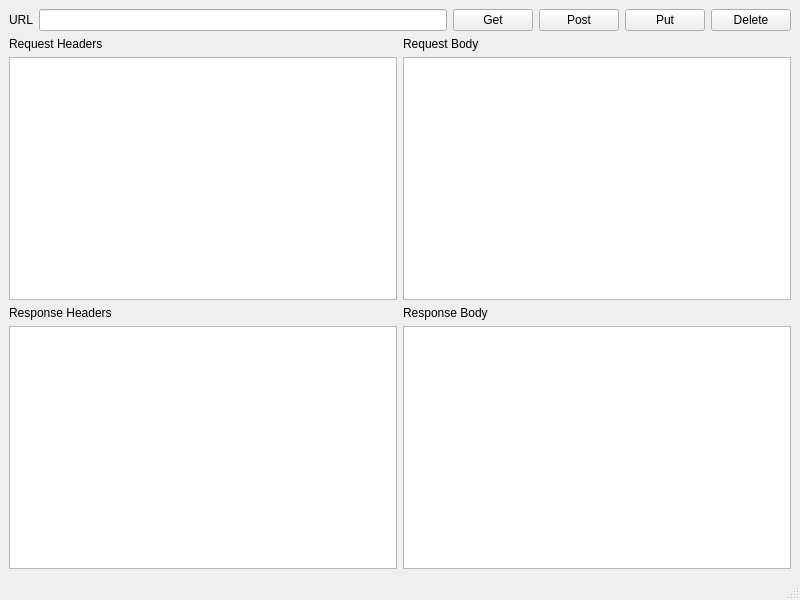
<?xml version="1.0" encoding="UTF-8"?>
<ui version="4.0">
 <class>MainWindow</class>
 <widget class="QMainWindow" name="MainWindow">
  <property name="geometry">
   <rect>
    <x>0</x>
    <y>0</y>
    <width>800</width>
    <height>600</height>
   </rect>
  </property>
  <property name="windowTitle">
   <string>MainWindow</string>
  </property>
  <widget class="QWidget" name="centralwidget">
   <layout class="QGridLayout" name="gridLayout">
    <item row="0" column="0" colspan="2">
     <layout class="QHBoxLayout" name="horizontalLayout_4">
      <item>
       <layout class="QHBoxLayout" name="horizontalLayout_2">
        <item>
         <widget class="QLabel" name="label_3">
          <property name="text">
           <string>URL</string>
          </property>
         </widget>
        </item>
        <item>
         <widget class="QLineEdit" name="lineEdit_url"/>
        </item>
       </layout>
      </item>
      <item>
       <layout class="QHBoxLayout" name="horizontalLayout">
        <item>
         <widget class="QPushButton" name="pushButton_get">
          <property name="text">
           <string>Get</string>
          </property>
         </widget>
        </item>
        <item>
         <widget class="QPushButton" name="pushButton_post">
          <property name="text">
           <string>Post</string>
          </property>
         </widget>
        </item>
        <item>
         <widget class="QPushButton" name="pushButton_put">
          <property name="text">
           <string>Put</string>
          </property>
         </widget>
        </item>
        <item>
         <widget class="QPushButton" name="pushButton_delete">
          <property name="text">
           <string>Delete</string>
          </property>
         </widget>
        </item>
       </layout>
      </item>
     </layout>
    </item>
    <item row="1" column="0">
     <layout class="QVBoxLayout" name="verticalLayout_3">
      <item>
       <widget class="QLabel" name="label_5">
        <property name="text">
         <string>Request Headers</string>
        </property>
       </widget>
      </item>
      <item>
       <widget class="QPlainTextEdit" name="plainTextEdit_requestHeaders"/>
      </item>
     </layout>
    </item>
    <item row="1" column="1">
     <layout class="QVBoxLayout" name="verticalLayout_4">
      <item>
       <widget class="QLabel" name="label_4">
        <property name="text">
         <string>Request Body</string>
        </property>
       </widget>
      </item>
      <item>
       <widget class="QPlainTextEdit" name="plainTextEdit_requestBody"/>
      </item>
     </layout>
    </item>
    <item row="2" column="0" colspan="2">
     <layout class="QHBoxLayout" name="horizontalLayout_3">
      <item>
       <layout class="QVBoxLayout" name="verticalLayout_2">
        <item>
         <widget class="QLabel" name="label_2">
          <property name="text">
           <string>Response Headers</string>
          </property>
         </widget>
        </item>
        <item>
         <widget class="QTextBrowser" name="textBrowser_responseHeader"/>
        </item>
       </layout>
      </item>
      <item>
       <layout class="QVBoxLayout" name="verticalLayout">
        <item>
         <widget class="QLabel" name="label">
          <property name="text">
           <string>Response Body</string>
          </property>
         </widget>
        </item>
        <item>
         <widget class="QTextBrowser" name="textBrowser_responseBody"/>
        </item>
       </layout>
      </item>
     </layout>
    </item>
   </layout>
  </widget>
  <widget class="QMenuBar" name="menubar">
   <property name="geometry">
    <rect>
     <x>0</x>
     <y>0</y>
     <width>800</width>
     <height>22</height>
    </rect>
   </property>
  </widget>
  <widget class="QStatusBar" name="statusbar"/>
 </widget>
 <resources/>
 <connections/>
</ui>
